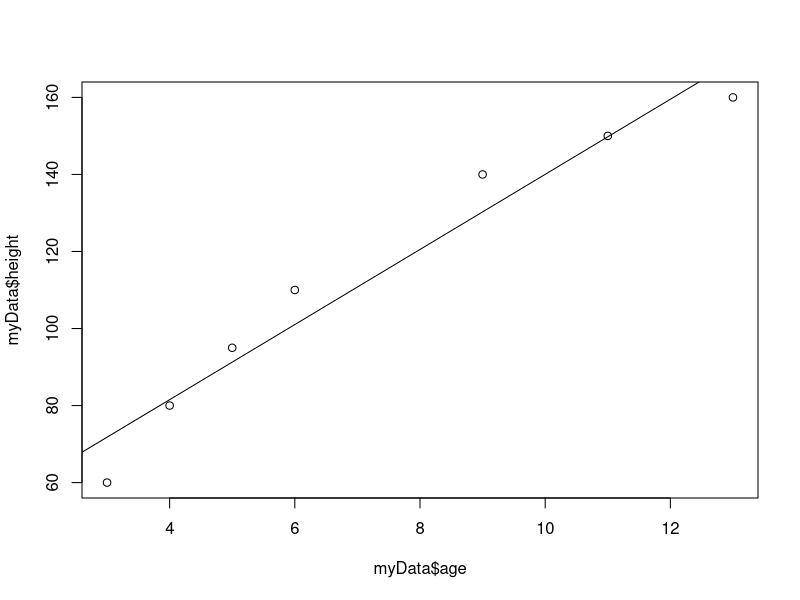

This chart was generated by the following R code:
# example of linear regression 

# Generate Example data
age    <- c(3, 4, 6, 5, 9, 11, 13)
height <- c(60, 80, 110, 95, 140, 150, 160)
myData <- data.frame(age,height)

# look at the data
plot(myData$age,myData$height)


# calculate the linear regression
# height = slope * age + y-intercept (is what we would normally write) 
# height = y-intercept + slope1 * age   (is how r expects it and you don't need the y-intercept)
myModel <- lm(height ~ age, data = myData) # we use the ~ when describing the model to awoid confusion

# now we have the fitted model but we want the summary of the result
summary(myModel)

# the residuals should be approximately symmetrical with a median close to 0, Remember that for 
# a linear model it is the residuals that should be normally distributed

# The coefficients has two sets of values, a more complex model would have more
# the first is the intercept, this just tells us where the line intercepts the y-axis
# there is the estimate for the intercept and the standard error for that intercept, we could use
# that to calculate the confidence interval for the intercept too. The t-value is
# used to calculate the p-value. The p-value tells us if the intercept is significantly
# different from 0. Often we don't really care about the p-value for the intercept
#
# The next line is in this case called 'age' because it is the slope we should multiply
# age with. You could ask why it is not called slope but that is because we can have 
# more than one slope so it is important what variable a slope comes from.
# If age is a useful predictor of height we would expect the p-value for the slope
# to be significant

# The significance codes just tells us what the stars *** mean

# The last block of text tells us how good the model is. 
# The Multiple R-squared is the same as R-squared for correlation and tells us how
# much of the variation our model explains.
# The adjusted R-squared is the R-squared scaled by the number of parameters in the model, 
# it is only really relevant for multiple linear regression
# The last line tells us if the R-Squared value is significantly different from 0
# it will show F-statistic and degrees of freedom but we only really care about the p-value
# If this value is significant we know that R-squared is different from 0 

# you can plot the line in your figure using abline() 
abline(myModel)

# REMEMBER that the values you find here are estimates, you do not know the true
# slope or intercept and that is why they have standard errors 

# youtube links
# https://www.youtube.com/watch?v=u1cc1r_Y7M0
